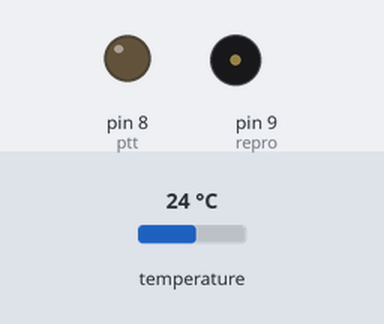
Recording of a sketch running on a simulated Arduino Uno, built with avr-gcc and run on an emulated ATmega328P. Shown: output pins drawn as LEDs (lit = HIGH), buzzer (waves = sounding). The inputs (shaded band) are chosen by the test bench; at power-on: temperature 24 °C. Sleep ends after the set time or at an interrupt; pins used as bus, display or sensor lines are not drawn; what the sketch prints to the serial monitor is not drawn.

Above: at 1.1 s.
At 8.0 s:
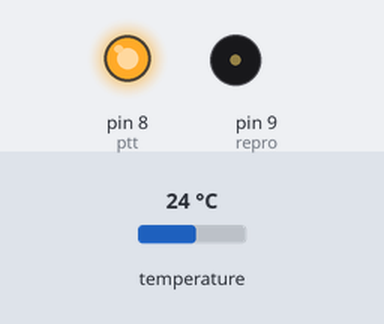
At 44.2 s:
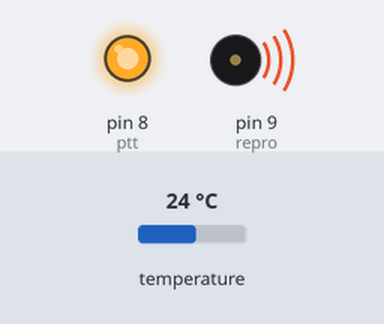
Timing chart, 0 to 47.9 s (numbered marks = the images above):
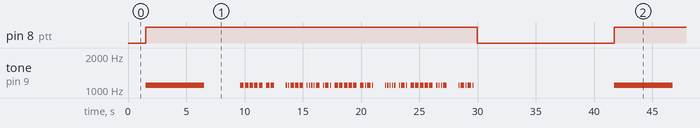

The sketch:

cw_beacon_Dallas_DS18B20_batt_V2.ino
```cpp
/* FINALNI VERZE
   Simple Arduino Morse Beacon use ATMEGA328
   Written by Mark VandeWettering K6HX  http://brainwagon.org
   Modified OK1FET 2015/06/12 doplnen:
   pin (15) D9 NF vystup
   pin (16) D10 PTT urcene pro napajeni vysilace na 433MHz
   pin (18) D12 je pripojeno cidlo DS18B20 odpor 4K7 na plus
   2015/09/05 doplneno mereni napeti
   2015/09/20 zmena zpusobu mereni teploty pomoci knihovny Dallas
   2015/09/20 nastaven SLEEP mod pro setreni baterek
   FIO deska
*/

// knihovny pro teplotni cidlo
#include <OneWire.h>
#include <DallasTemperature.h>
// knihovny pro sleep mod
#include <avr/sleep.h>
#include <avr/power.h>
#include <avr/wdt.h>
// zde se bude ukládat zda přišel impuls z watchdog timeru
// hodnota 1 simuluje impuls po zapnutí, aby jsme nečekali
volatile int impuls_z_wdt=1;
// zde se ukládají impulsy
volatile int citac_impulsu= 2;// 2*8s = 16 sekund spanek
// zde nastavíme potřebný počet impulsů
// podle nastavení WDT viz níže je jeden impuls 8 sekund
volatile int impulsu_ke_spusteni = 2;// 2*8s = 16 sekund spanek

float memV ;
float temperature;
float StartTemperature;
float v;

//////// impuls z WATCHDOG TIMERU /////////////////
ISR(WDT_vect)
{
  //když je proměnná impuls_z_wdt na 0
  if(impuls_z_wdt == 0)
  {
    // zapiš do proměnné 1
    impuls_z_wdt=1;
  }
}
/////POZOR UPRAVENO . R ; 9 N /////////////////////////////////////////
struct t_mtab {  char c, pat; } ;

struct t_mtab morsetab[] = {

  {    '+', 42  }  ,
  {    '=', 49  }  ,
  {    '-', 97  }  ,
  {    '.', 10  }  ,
  {    ',', 115 }  ,
  {    '?', 76  }  ,
  {    '/', 41  }  ,
  {    'A', 6   }  ,
  {    'B', 17  }  ,
  {    'C', 21  }  ,
  {    'D', 9   }  ,
  {    'E', 2   }  ,
  {    'F', 20  }  ,
  {    'G', 11  }  ,
  {    'H', 16  }  ,
  {    'I', 4   }  ,
  {    'J', 30  }  ,
  {    'K', 13  }  ,
  {    'L', 18  }  ,
  {    'M', 7   }  ,
  {    'N', 5   }  ,
  {    'O', 15  }  ,
  {    'P', 22  }  ,
  {    'Q', 27  }  ,
  {    'R', 10  }  ,
  {    'S', 8   }  ,
  {    'T', 3   }  ,
  {    'U', 12  }  ,
  {    'V', 24  }  ,
  {    'W', 14  }  ,
  {    'X', 25  }  ,
  {    'Y', 29  }  ,
  {    'Z', 19  }  ,
  {    '1', 62  }  ,
  {    '2', 60  }  ,
  {    '3', 56  }  ,
  {    '4', 48  }  ,
  {    '5', 32  }  ,
  {    '6', 33  }  ,
  {    '7', 35  }  ,
  {    '8', 39  }  ,
  {    '9',  5  }  ,
  {    '0', 63  }} ;
///////////////////////////////////////////////////

#define N_MORSE  (sizeof(morsetab)/sizeof(morsetab[0]))
#define SPEED  (12)
#define DOTLEN  (1200/SPEED)
#define DASHLEN  (3*(1200/SPEED))

int key = 13 ;
int repro =  9;//A1;//9 ;
int ptt = 8;//A0; //10 ;
int DS18B20_Pin = 4; //čidlo je připojeno na pinu 12

OneWire DS(DS18B20_Pin);
DallasTemperature sensors( & DS );// Pass our oneWire reference to Dallas Temperature. oneWire musi byt male O

void sendmsg(char *str){
    while (*str)
    send(*str++) ;
 // Serial.println("");
}

void vario(){
   float va= (StartTemperature - temperature)*68;// teplota na zemi, zmerena, teplotni rozdil, nadmorska vyska
  //Serial.println(memV,0);
  //Serial.println(va,0);

  if((va-memV)>40 ){
    //Serial.println("stoupa");
    sendmsg("U") ;
      }
      if((va-memV)>10 ){
    //Serial.println("stoupa");
    sendmsg("U") ;
      }
      if((memV-va)>40 ){
    //Serial.println("klesa");
    sendmsg("D") ;
      }
   if((memV-va)>10 ){
    //Serial.println("klesa");
    sendmsg("D") ;
      }
   memV = va;
   delay(500);
}

long mereniT(){
  sensors.requestTemperatures();
  temperature = (sensors.getTempCByIndex(0));
//  Serial.println("Teplota");
//  Serial.print(temperature);
}

void vyska(){
  v= (StartTemperature - temperature)*68 ;// teplota na zemi, zmerena, teplotni rozdil, nadmorska vyska
  //v= (StartTemperature - temperature)*68 + 250;// teplota na zemi, zmerena, teplotni rozdil, nadmorska vyska
  float floatVal1 = v;

  char charVal1[10];    //temporarily holds data from vals
  String stringVal1 = " ";     //data on buff is copied to this string
  dtostrf(floatVal1, 4, 0, charVal1);// pocet mist pred desetinou a za ni

  for(int i=0;i<4;i++)// pocet znaku ktere se budou vycitat jako chr
  {
//   Serial.println(charVal1[i]);
    send(charVal1[i]);
  }
}

void sendtemp() {
  float floatVal = temperature;
  //Serial .println(temperature);//
  //float floatVal = -10.16; //pro testovani
  char charVal[10];    //temporarily holds data from vals
  String stringVal = " ";     //data on buff is copied to this string
  dtostrf(floatVal, 3, 1, charVal);// pocet mist pred desetinou a za ni

  for(int i=0;i<5;i++)// pocet znaku ktere se budou vycitat jako chr
  {                   // musi byt nastaveno 0-5 aby bylo mozne zpracova zapornou dvou cifernou hodnotu
    //Serial.println(charVal[i]);//
    send(charVal[i]);
  }
}

void sendbatt(){
  float Battery_Vcc_V =readVcc()/1000.0;
 //  Serial.println(Battery_Vcc_V,1);
 float floatVal = Battery_Vcc_V;
  char charVal[10];    //temporarily holds data from vals
  String stringVal = " ";     //data on buff is copied to this string
  dtostrf(floatVal, 1, 1, charVal);// pocet mist pred desetinou a za ni

  for(int i=0;i<3;i++)// pocet znaku ktere se budou vycitat jako chr
  {
//    Serial.println(charVal[i]);
    send(charVal[i]);
  }
}


long readVcc(){                         // function to read battery value - still in developing phase
  long result;
  // Read 1.1V reference against AVcc
  ADMUX = _BV(REFS0) | _BV(MUX3) | _BV(MUX2) | _BV(MUX1);
  delay(20); // Wait for Vref to settle
  ADCSRA |= _BV(ADSC); // Convert
  while (bit_is_set(ADCSRA,ADSC));
  result = ADCL;
  result |= ADCH<<8;
  result = 1126400L / result; // Back-calculate AVcc in mV
  return result;
}

void enterSleep(void){
  //nastavení nejúspornějšího módu
  set_sleep_mode(SLEEP_MODE_PWR_DOWN);
  // spánkový režim je povolený
  sleep_enable();
  // spuštění režimu spánku
  sleep_mode();

  // tady bude program pokračovat když se probudí

  // spánek zakázán
  sleep_disable();
  //znovu zapojení všech funkcí
  power_all_enable();
 //  sensors.begin();// Start up the library
}

void Ton5s(){
  tone(repro,1100,5000);
  digitalWrite(key, HIGH) ;
  delay(5000);
  digitalWrite(key, LOW) ;
  delay(500);
 }

void setup() {
  pinMode(key, OUTPUT) ;
  pinMode(ptt, OUTPUT);
  pinMode(repro, OUTPUT);
  sensors.begin();// Start up the library
  Serial.begin(9600) ;
  Serial.println("Simple Arduino Morse Beacon k6hx@arrl.net modified ok1fet") ;

   // nastavení WATCHDOG TIMERU
  MCUSR &= ~(1<<WDRF); // neřešte
  WDTCSR |= (1<<WDCE) | (1<<WDE); // neřešte

  // nastavení času impulsu
  WDTCSR = 1<<WDP0 | 1<<WDP3; // 8 sekund, WDTCSR = B0110 --> 1 sekunda
  WDTCSR |= _BV(WDIE); //neřešte

/////////////////////////////////////////////
  sensors.requestTemperatures();
  StartTemperature = (sensors.getTempCByIndex(0));
  Serial.println("StartTeplota");
  Serial.print(StartTemperature);
///////////////////////////////////////////////
}

void loop() {
  //když je impuls z WATCHDOG TIMERU a zároveň i potřebný jejich počet
  if ((impuls_z_wdt == 1) & (impulsu_ke_spusteni == citac_impulsu))
  {
///////////////////////////////////////////////////////////////

//  sendTempP(); // i v mrazaku neklesla teplota po 20°C
//  sendmsg("CP ") ;

  mereniT();
  Serial.println(" ");
  digitalWrite(ptt, HIGH) ;
  Ton5s();

//  Serial.println("StartTeplota");
//  Serial.print(StartTemperature);

  vario();
  //sendmsg(" = ") ;
  //sendmsg("BALLOON BEACON ALT ") ;
  //sendmsg("ALT ") ;
  vyska ();
  sendmsg("M ") ;
  //sendmsg("TEMP ") ;
  sendtemp();
  sendmsg("C ") ;

  //sendmsg("BATT ") ;
  sendbatt();
  sendmsg("V +") ;

  digitalWrite(ptt, LOW) ;

  //////////////////////////////////////////////////////////////

    citac_impulsu = 0;// vynuluj čítač
    impuls_z_wdt = 0; // vynuluj impuls
    enterSleep();// znovu do spánku
  }
  else
  {
    enterSleep();//znovu do spánku
  }
   citac_impulsu++; // inpuls se přičte i když nic neproběhlo
   }
   /////////////////////////////////////////////////////////////


void dash(){
 tone(repro,1100,DASHLEN);
  digitalWrite(key, HIGH) ;
  delay(DASHLEN);
  digitalWrite(key, LOW) ;
  delay(DOTLEN) ;
}

void dit() {
  tone(repro,1100,DOTLEN);
  digitalWrite(key, HIGH) ;
  delay(DOTLEN);
  digitalWrite(key, LOW) ;
  delay(DOTLEN);
}

void send(char c){
  int i ;
  if (c == ' ') {
    Serial.print(c) ;
    delay(7*DOTLEN) ;
    return ;
  }
  for (i=0; i<N_MORSE; i++) {
    if (morsetab[i].c == c) {
      unsigned char p = morsetab[i].pat ;
      Serial.print(morsetab[i].c) ;

      while (p != 1) {
        if (p & 1)
          dash() ;
        else
          dit() ;
        p = p / 2 ;
      }
      delay(2*DOTLEN) ;
      return ;
    }
  }
  /* if we drop off the end, then we send a space */
  Serial.print("?") ;
}
```

Measured:
- by itself, pin 8 (ptt): alternates HIGH for 28.4 s and LOW for 12.5 s
- by itself, tone on pin 9 (repro): plays 1100 Hz for 5.0 s, 1100 Hz for 0.30 s, 1100 Hz for 0.30 s, 1100 Hz for 0.30 s, 1100 Hz for 0.30 s, 1100 Hz for 0.30 s … (157 notes in this stretch)
